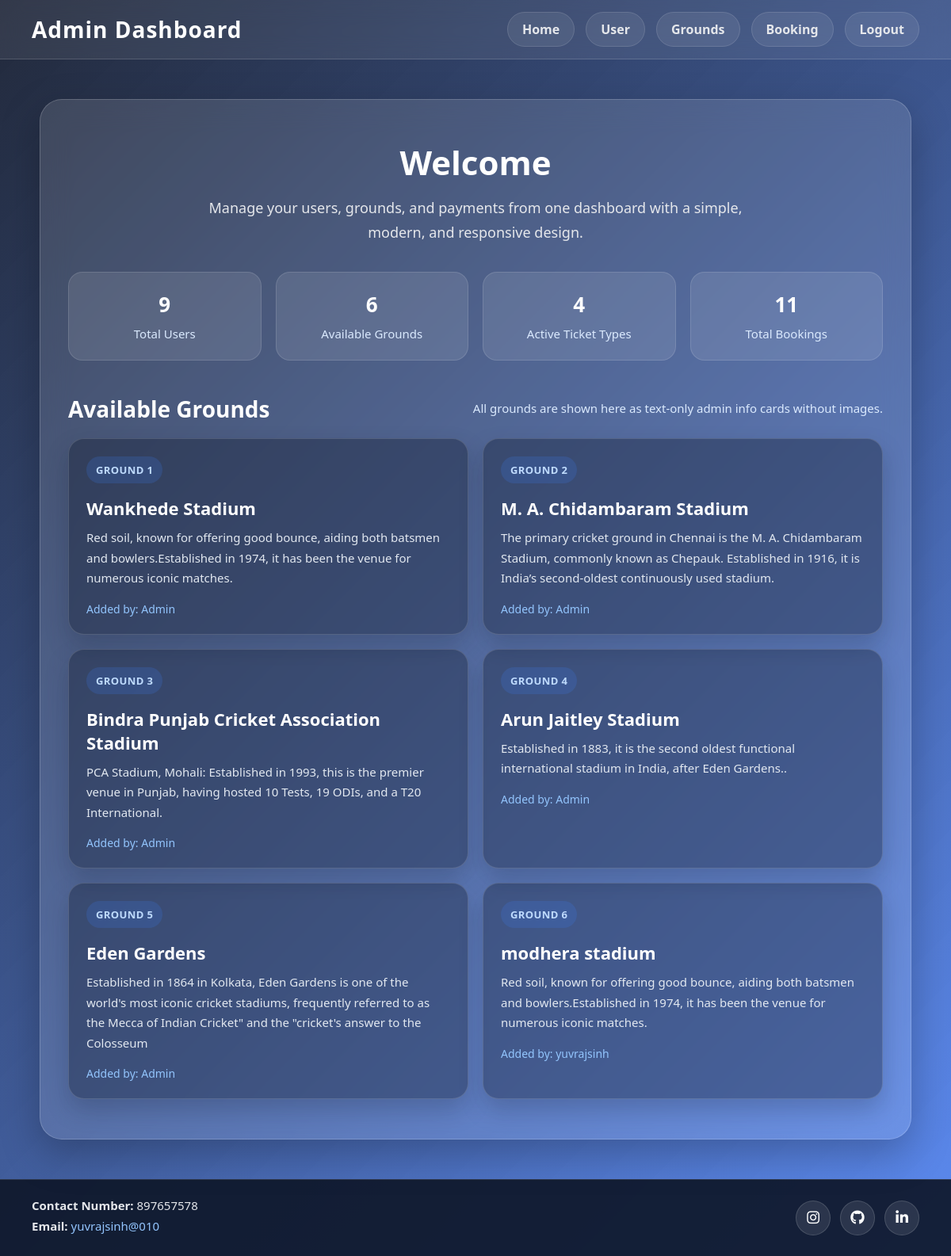
/adminpenal/dashboard/, run on the app's committed database.
### adminpenal/models.py (models this page shows, shortened)
class Post(models.Model):
    title = models.CharField(max_length=100)
    description = models.TextField()
    author = models.ForeignKey(User, on_delete=models.CASCADE, null=True, blank=True)
    image = models.ImageField(upload_to='posts/', blank=True, null=True)

### adminpenal/views.py (the view)
# urls.py: path("dashboard/", views.admin_deshbord, name="admin_dashboard"),
def admin_deshbord(request):
    context = {
        "total_users": User.objects.count(),
        "total_grounds": Post.objects.count(),
        "total_ticket_types": TicketType.objects.filter(is_active=True).count(),
        "total_bookings": Booking.objects.count(),
        "grounds": Post.objects.all(),
    }
    return render(request, "adminpenal/dashboard.html", context)

### adminpenal/templates/adminpenal/dashboard.html (shortened to what this page needs)
{% load static %}
<!DOCTYPE html>
<html lang="en">
<head>
  <link rel="stylesheet" href="https://cdnjs.cloudflare.com/ajax/libs/font-awesome/6.5.0/css/all.min.css">
</head>
<body>
  <nav class="navbar">
    <div class="brand">Admin Dashboard</div>
    <ul class="nav-links">
      <li><a href="{% url 'admin_dashboard' %}">Home</a></li>
      <li><a href="{% url 'users' %}">User</a></li>
      <li><a href="{% url 'grounds' %}">Grounds</a></li>
      <li><a href="{% url 'booking_list' %}">Booking</a></li>
      <li><a href="{% url 'admin_logout' %}">Logout</a></li>
    </ul>
  </nav>
  <main class="main">
    <section class="card">
      <h1>Welcome</h1>
      <p>
        Manage your users, grounds, and payments from one dashboard with a simple,
        modern, and responsive design.
      </p>
      <div class="stats">
        <div class="stat-box">
          <h3>{{ total_users }}</h3>
          <span>Total Users</span>
        </div>
        <div class="stat-box">
          <h3>{{ total_grounds }}</h3>
          <span>Available Grounds</span>
        </div>
        <div class="stat-box">
          <h3>{{ total_ticket_types }}</h3>
          <span>Active Ticket Types</span>
        </div>
        <div class="stat-box">
          <h3>{{ total_bookings }}</h3>
          <span>Total Bookings</span>
        </div>
      </div>
      <div class="grounds-section">
        <div class="section-header">
          <h2>Available Grounds</h2>
          <p>All grounds are shown here as text-only admin info cards without images.</p>
        </div>
        {% if grounds %}
          <div class="grounds-grid">
            {% for ground in grounds %}
              <article class="ground-item">
                <div class="ground-meta">Ground {{ forloop.counter }}</div>
                <h3>{{ ground.title }}</h3>
                <p>{{ ground.description }}</p>
                <div class="ground-footer">
                  Added by:
                  {% if ground.author %}
                    {{ ground.author.username }}
                  {% else %}
                    Admin
                  {% endif %}
                </div>
              </article>
            {% endfor %}
          </div>
        {% else %}
          <div class="empty-state">No grounds available right now.</div>
        {% endif %}
      </div>
    </section>
  </main>
  <footer class="footer">
    <div class="footer-wrap">
      <div class="footer-info">
        <p><strong>Contact Number:</strong> 897657578</p>
        <p><strong>Email:</strong> <a href="mailto:yuvrajsinh@010">yuvrajsinh@010</a></p>
      </div>
      <div class="socials">
        <a href="#" aria-label="Instagram"><i class="fa-brands fa-instagram"></i></a>
        <a href="#" aria-label="GitHub"><i class="fa-brands fa-github"></i></a>
        <a href="#" aria-label="LinkedIn"><i class="fa-brands fa-linkedin-in"></i></a>
      </div>
    </div>
  </footer>
</body>
</html>

### adminpenal/templates/adminpenal/dashboard.html (style rules this page uses)
* { margin: 0; padding: 0; box-sizing: border-box; font-family: 'Segoe UI', Tahoma, Geneva, Verdana, sans-serif; }
body { min-height: 100vh; display: flex; flex-direction: column; background: linear-gradient(135deg, rgba(15, 23, 42, 0.92), rgba(37, 99, 235, 0.75)), url('https://images.unsplash.com/photo-1518091043644-c1d4457512c6?auto=format&fit=crop&w=1600&q=80') center/cover fixed; color: #fff; }
.navbar { width: 100%; padding: 18px 40px; display: flex; justify-content: space-between; align-items: center; background: rgba(255, 255, 255, 0.08); backdrop-filter: blur(14px); border-bottom: 1px solid rgba(255, 255, 255, 0.15); position: sticky; top: 0; z-index: 1000; }
.brand { font-size: 28px; font-weight: 800; letter-spacing: 1px; color: #ffffff; }
.nav-links { display: flex; gap: 14px; list-style: none; flex-wrap: wrap; }
.nav-links a { text-decoration: none; color: #e5e7eb; font-weight: 600; padding: 10px 18px; border-radius: 999px; transition: 0.3s ease; background: rgba(255, 255, 255, 0.08); border: 1px solid rgba(255, 255, 255, 0.12); }
.main { flex: 1; padding: 50px 20px; }
.card { width: 100%; max-width: 1100px; margin: 0 auto; padding: 50px 35px; border-radius: 28px; background: rgba(255, 255, 255, 0.12); backdrop-filter: blur(18px); border: 1px solid rgba(255, 255, 255, 0.18); box-shadow: 0 18px 50px rgba(0, 0, 0, 0.25); text-align: center; }
.card h1 { font-size: 42px; margin-bottom: 14px; }
.card p { font-size: 18px; color: #e5e7eb; line-height: 1.7; max-width: 700px; margin: 0 auto; }
.stats { margin-top: 35px; display: grid; grid-template-columns: repeat(4, 1fr); gap: 18px; }
.stat-box { padding: 22px 16px; border-radius: 18px; background: rgba(255, 255, 255, 0.10); border: 1px solid rgba(255, 255, 255, 0.12); }
.stat-box h3 { font-size: 26px; margin-bottom: 8px; color: #ffffff; }
.stat-box span { font-size: 15px; color: #dbeafe; }
.grounds-section { margin-top: 42px; text-align: left; }
.section-header { display: flex; justify-content: space-between; align-items: center; gap: 16px; margin-bottom: 18px; flex-wrap: wrap; }
.section-header h2 { font-size: 28px; color: #ffffff; }
.section-header p { margin: 0; max-width: 100%; font-size: 15px; color: #dbeafe; }
.grounds-grid { display: grid; grid-template-columns: repeat(2, minmax(0, 1fr)); gap: 18px; }
.ground-item { padding: 22px; border-radius: 20px; background: rgba(15, 23, 42, 0.36); border: 1px solid rgba(255, 255, 255, 0.14); box-shadow: 0 14px 30px rgba(15, 23, 42, 0.22); }
.ground-meta { display: inline-flex; align-items: center; gap: 8px; padding: 8px 12px; border-radius: 999px; background: rgba(59, 130, 246, 0.18); color: #bfdbfe; font-size: 13px; font-weight: 700; letter-spacing: 0.4px; text-transform: uppercase; }
.ground-item h3 { margin: 16px 0 10px; font-size: 22px; color: #ffffff; }
.ground-item p { margin: 0; max-width: 100%; font-size: 15px; line-height: 1.7; color: #e2e8f0; }
.ground-footer { margin-top: 16px; font-size: 14px; color: #93c5fd; }
.footer { padding: 22px 40px; background: rgba(15, 23, 42, 0.92); border-top: 1px solid rgba(255, 255, 255, 0.12); }
.footer-wrap { display: flex; justify-content: space-between; align-items: center; gap: 20px; flex-wrap: wrap; }
.footer-info p { margin-bottom: 6px; font-size: 15px; color: #e5e7eb; }
.footer-info a { color: #93c5fd; text-decoration: none; }
.socials { display: flex; gap: 12px; }
.socials a { width: 44px; height: 44px; display: inline-flex; justify-content: center; align-items: center; border-radius: 50%; color: white; text-decoration: none; font-size: 18px; background: rgba(255, 255, 255, 0.10); border: 1px solid rgba(255, 255, 255, 0.14); transition: 0.3s ease; }

### data on the page
Post: title "Wankhede Stadium", description "Red soil, known for offering good bounce, aiding both batsmen and bowlers.Established in 1974, it has been the venue for numerous iconic matches.", shows "Admin"
Post: title "M. A. Chidambaram Stadium", description "The primary cricket ground in Chennai is the M. A. Chidambaram Stadium, commonly known as Chepauk. Established in 1916, it is India’s second-oldest continuously used stadium.", shows "Admin"
Post: title "Bindra Punjab Cricket Association Stadium", description "PCA Stadium, Mohali: Established in 1993, this is the premier venue in Punjab, having hosted 10 Tests, 19 ODIs, and a T20 International.", shows "Admin"
Post: title "Arun Jaitley Stadium", description "Established in 1883, it is the second oldest functional international stadium in India, after Eden Gardens..", shows "Admin"
Post: title "Eden Gardens", description "Established in 1864 in Kolkata, Eden Gardens is one of the world's most iconic cricket stadiums, frequently referred to as the Mecca of Indian Cricket\" and the \"cricket's answer to the Colosseum", shows "Admin"
Post: title "modhera stadium", description "Red soil, known for offering good bounce, aiding both batsmen and bowlers.Established in 1974, it has been the venue for numerous iconic matches.", author.username "yuvrajsinh"

### other printed values
{{ total_users }} "9"
{{ total_grounds }} "6"
{{ total_ticket_types }} "4"
{{ total_bookings }} "11"
